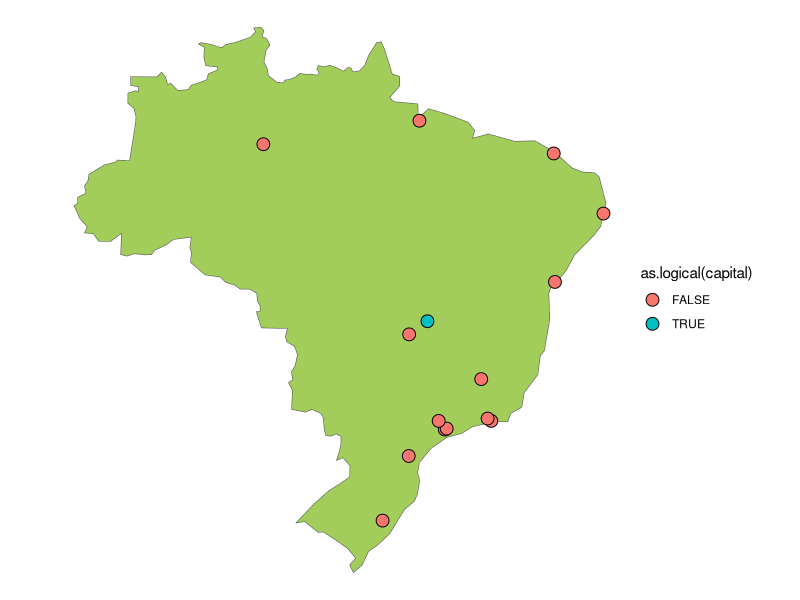

The R source for this figure:
library(tidyverse)
library(sf)
library(maps)
library(rnaturalearthdata)

brazil_sf <- countries110 %>% 
  st_as_sf() %>% 
  filter(name == "Brazil")

brazil_cities <- world.cities %>% 
  filter(country.etc == "Brazil",
         pop >= 1E6) %>% 
  st_as_sf(coords = c("long", "lat"), crs = 4326) %>%
  arrange(desc(pop))

ggplot()+
  geom_sf(data = brazil_sf,
          fill="darkolivegreen3")+
  geom_sf(data=brazil_cities,
          size=4,
          shape=21,
          aes(fill=as.logical(capital),
              size=pop))+
  scale_size_area(max_size = 10)+
  theme_void()
